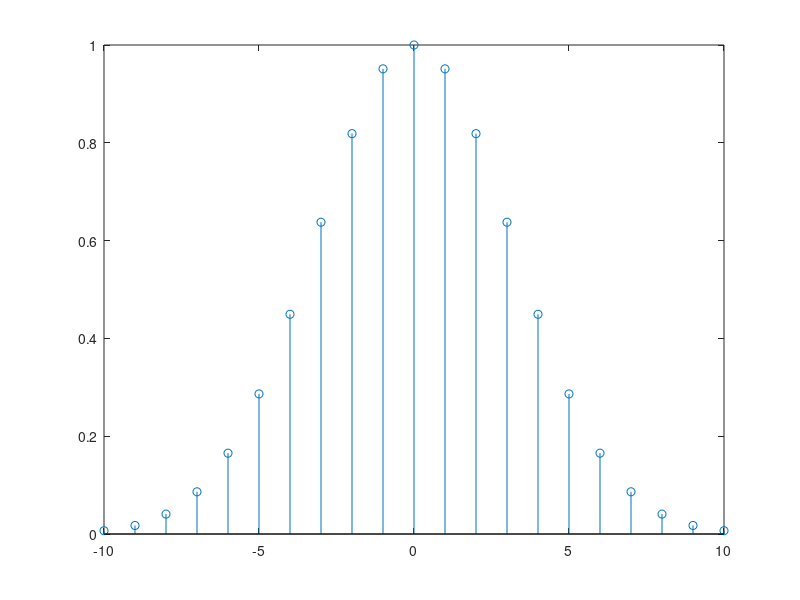

Recreate this plot in MATLAB.
#!/usr/bin/env octave


function exp_fun()
    n_pos = 0:10;
    n = -10:10;

    plot_a2n(n_pos,0.5);
    plot_a2absn(n,0.5);
    plot_myexp(n,0.05);
end

function plot_a2n(n,a)
    x_n = x_n = a.^n;
    plot(n,x_n);
end

function plot_a2absn(n,a)
    x_n=a.^abs(n);
    plot(n,x_n);
end

function plot_myexp(n,alpha)
    x_n = exp(-alpha*n.^2);
    plot(n,x_n);
end

function plot(n,x)
    plot = stem(n,x);
    waitfor(plot);
end
